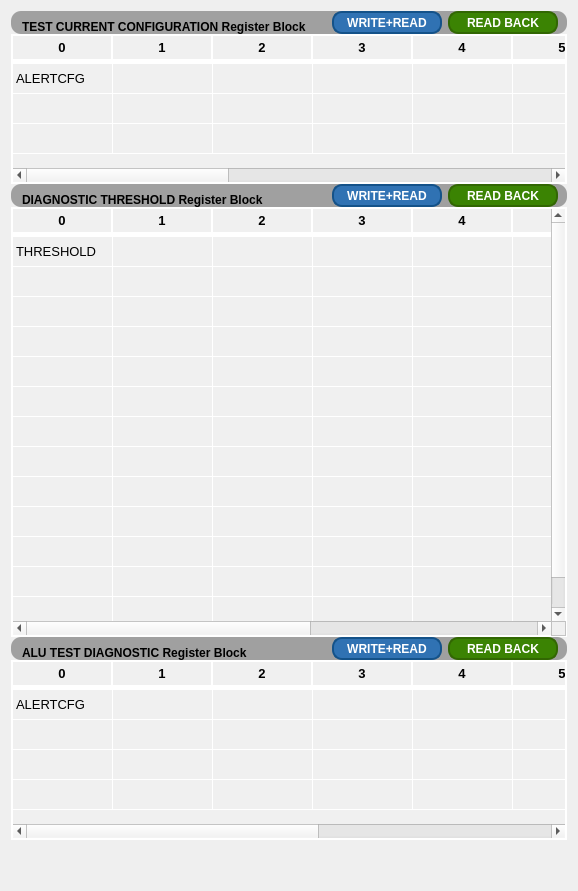
      <widget class="QWidget" name="tab_diagCfg">
       <attribute name="title">
        <string>DIAG CFG</string>
       </attribute>
       <layout class="QVBoxLayout" name="verticalLayout_7">
        <property name="spacing">
         <number>0</number>
        </property>
        <item>
         <widget class="QFrame" name="frame_21">
          <property name="maximumSize">
           <size>
            <width>16777215</width>
            <height>23</height>
           </size>
          </property>
          <property name="styleSheet">
           <string notr="true">QFrame {
    background-color: #a0a0a0; /* 设置背景颜色为灰色 */
    border-radius: 10px; /* 设置边框圆角的半径为10px */
}
</string>
          </property>
          <property name="frameShape">
           <enum>QFrame::Box</enum>
          </property>
          <property name="frameShadow">
           <enum>QFrame::Raised</enum>
          </property>
          <layout class="QHBoxLayout" name="horizontalLayout_32">
           <property name="leftMargin">
            <number>11</number>
           </property>
           <property name="topMargin">
            <number>0</number>
           </property>
           <property name="bottomMargin">
            <number>0</number>
           </property>
           <item>
            <widget class="QLabel" name="label_45">
             <property name="sizePolicy">
              <sizepolicy hsizetype="Preferred" vsizetype="Minimum">
               <horstretch>0</horstretch>
               <verstretch>0</verstretch>
              </sizepolicy>
             </property>
             <property name="minimumSize">
              <size>
               <width>0</width>
               <height>20</height>
              </size>
             </property>
             <property name="maximumSize">
              <size>
               <width>16777215</width>
               <height>23</height>
              </size>
             </property>
             <property name="styleSheet">
              <string notr="true">font: 11pt &quot;Calibri&quot;;
font-weight: 600; /* 设置字体粗细为600 */</string>
             </property>
             <property name="text">
              <string>TEST CURRENT CONFIGURATION Register Block</string>
             </property>
             <property name="alignment">
              <set>Qt::AlignBottom|Qt::AlignLeading|Qt::AlignLeft</set>
             </property>
            </widget>
           </item>
           <item>
            <spacer name="horizontalSpacer_33">
             <property name="orientation">
              <enum>Qt::Horizontal</enum>
             </property>
             <property name="sizeHint" stdset="0">
              <size>
               <width>20</width>
               <height>20</height>
              </size>
             </property>
            </spacer>
           </item>
           <item>
            <widget class="QPushButton" name="pushButton_72">
             <property name="minimumSize">
              <size>
               <width>110</width>
               <height>0</height>
              </size>
             </property>
             <property name="maximumSize">
              <size>
               <width>16777215</width>
               <height>16777215</height>
              </size>
             </property>
             <property name="styleSheet">
              <string notr="true">QPushButton {
    background-color: #3072B3; /* 按钮背景颜色 */
    color: white; /* 文字颜色 */
    border-style: solid; /* 边框样式 */
    border-width: 2px; /* 边框宽度 */
    border-radius: 10px; /* 边框圆角半径 */
    border-color: #145289; /* 边框颜色 */
    padding: 5px; /* 内边距 */
	font: 8pt &quot;Calibri&quot;; /* 字体 */
    font-weight: 600; /* 字体粗细 */
}

QPushButton:hover {
    background-color: #5591D2; /* 悬停时的背景颜色 */
}

QPushButton:pressed {
    background-color: #1E5A97; /* 按下时的背景颜色 */
}
</string>
             </property>
             <property name="text">
              <string>WRITE+READ</string>
             </property>
            </widget>
           </item>
           <item>
            <widget class="QPushButton" name="pushButton_73">
             <property name="minimumSize">
              <size>
               <width>110</width>
               <height>0</height>
              </size>
             </property>
             <property name="maximumSize">
              <size>
               <width>16777215</width>
               <height>16777215</height>
              </size>
             </property>
             <property name="styleSheet">
              <string notr="true">QPushButton {
    background-color: #3b8303; /* 按钮背景颜色 */
    color: white; /* 文字颜色 */
    border-style: solid; /* 边框样式 */
    border-width: 2px; /* 边框宽度 */
    border-radius: 10px; /* 边框圆角半径 */
    border-color: #326703; /* 边框颜色 */
    padding: 5px; /* 内边距 */
	font: 8pt &quot;Calibri&quot;; /* 字体 */
    font-weight: 600; /* 字体粗细 */
}

QPushButton:hover {
    background-color: #459403; /* 悬停时的背景颜色 */
}

QPushButton:pressed {
    background-color: #397303; /* 按下时的背景颜色 */
}
</string>
             </property>
             <property name="text">
              <string>READ BACK</string>
             </property>
            </widget>
           </item>
          </layout>
         </widget>
        </item>
        <item>
         <widget class="QTableWidget" name="table_diagCfgPage_testCurCfgReg">
          <property name="minimumSize">
           <size>
            <width>0</width>
            <height>0</height>
           </size>
          </property>
          <property name="maximumSize">
           <size>
            <width>16777215</width>
            <height>150</height>
           </size>
          </property>
          <property name="styleSheet">
           <string notr="true">QTableWidget {
    border: 2px solid white; /* 边框颜色与粗细调整为2px */
    gridline-color: white; /* 网格线颜色 */
    background-color: #f0f0f0; /* 单元格背景颜色 */
    font-family: &quot;Calibri&quot;; /* 单元格字体 */
    font-size: 10pt; /* 单元格字体大小 */
}

QTableWidget::item {
}

QHeaderView::section {
    background-color: #f0f0f0; /* 表头背景颜色 */
    padding: 2px; /* 表头内边距 */
    border-style: none; /* 表头边框样式 */
    border-bottom: 5px solid white; /* 表头下边框宽度调整为2px */
    border-right: 2px solid white; /* 表头右边框宽度调整为2px */
    font-family: &quot;Calibri&quot;; /* 表头字体 */
    font-size: 10pt; /* 表头字体大小 */
    font-weight: 600; /* 表头字体粗细 */
}

QTableCornerButton::section {
    background-color: #f0f0f0; /* 角落按钮背景颜色 */
    /* 添加其他您需要的样式 */
}
</string>
          </property>
          <attribute name="verticalHeaderVisible">
           <bool>false</bool>
          </attribute>
          <row>
           <property name="text">
            <string>0</string>
           </property>
          </row>
          <row>
           <property name="text">
            <string>1</string>
           </property>
          </row>
          <row>
           <property name="text">
            <string>2</string>
           </property>
          </row>
          <column>
           <property name="text">
            <string>0</string>
           </property>
          </column>
          <column>
           <property name="text">
            <string>1</string>
           </property>
          </column>
          <column>
           <property name="text">
            <string>2</string>
           </property>
          </column>
          <column>
           <property name="text">
            <string>3</string>
           </property>
          </column>
          <column>
           <property name="text">
            <string>4</string>
           </property>
          </column>
          <column>
           <property name="text">
            <string>5</string>
           </property>
          </column>
          <column>
           <property name="text">
            <string>6</string>
           </property>
          </column>
          <column>
           <property name="text">
            <string>7</string>
           </property>
          </column>
          <column>
           <property name="text">
            <string>8</string>
           </property>
          </column>
          <column>
           <property name="text">
            <string>9</string>
           </property>
          </column>
          <column>
           <property name="text">
            <string>10</string>
           </property>
          </column>
          <column>
           <property name="text">
            <string>11</string>
           </property>
          </column>
          <column>
           <property name="text">
            <string>12</string>
           </property>
          </column>
          <item row="0" column="0">
           <property name="text">
            <string>ALERTCFG</string>
           </property>
          </item>
         </widget>
        </item>
        <item>
         <widget class="QFrame" name="frame_22">
          <property name="maximumSize">
           <size>
            <width>16777215</width>
            <height>23</height>
           </size>
          </property>
          <property name="styleSheet">
           <string notr="true">QFrame {
    background-color: #a0a0a0; /* 设置背景颜色为灰色 */
    border-radius: 10px; /* 设置边框圆角的半径为10px */
}
</string>
          </property>
          <property name="frameShape">
           <enum>QFrame::Box</enum>
          </property>
          <property name="frameShadow">
           <enum>QFrame::Raised</enum>
          </property>
          <layout class="QHBoxLayout" name="horizontalLayout_33">
           <property name="leftMargin">
            <number>11</number>
           </property>
           <property name="topMargin">
            <number>0</number>
           </property>
           <property name="bottomMargin">
            <number>0</number>
           </property>
           <item>
            <widget class="QLabel" name="label_46">
             <property name="sizePolicy">
              <sizepolicy hsizetype="Preferred" vsizetype="Minimum">
               <horstretch>0</horstretch>
               <verstretch>0</verstretch>
              </sizepolicy>
             </property>
             <property name="minimumSize">
              <size>
               <width>0</width>
               <height>20</height>
              </size>
             </property>
             <property name="maximumSize">
              <size>
               <width>16777215</width>
               <height>23</height>
              </size>
             </property>
             <property name="styleSheet">
              <string notr="true">font: 11pt &quot;Calibri&quot;;
font-weight: 600; /* 设置字体粗细为600 */</string>
             </property>
             <property name="text">
              <string>DIAGNOSTIC THRESHOLD Register Block</string>
             </property>
             <property name="alignment">
              <set>Qt::AlignBottom|Qt::AlignLeading|Qt::AlignLeft</set>
             </property>
            </widget>
           </item>
           <item>
            <spacer name="horizontalSpacer_34">
             <property name="orientation">
              <enum>Qt::Horizontal</enum>
             </property>
             <property name="sizeHint" stdset="0">
              <size>
               <width>20</width>
               <height>20</height>
              </size>
             </property>
            </spacer>
           </item>
           <item>
            <widget class="QPushButton" name="pushButton_74">
             <property name="minimumSize">
              <size>
               <width>110</width>
               <height>0</height>
              </size>
             </property>
             <property name="maximumSize">
              <size>
               <width>16777215</width>
               <height>16777215</height>
              </size>
             </property>
             <property name="styleSheet">
              <string notr="true">QPushButton {
    background-color: #3072B3; /* 按钮背景颜色 */
    color: white; /* 文字颜色 */
    border-style: solid; /* 边框样式 */
    border-width: 2px; /* 边框宽度 */
    border-radius: 10px; /* 边框圆角半径 */
    border-color: #145289; /* 边框颜色 */
    padding: 5px; /* 内边距 */
	font: 8pt &quot;Calibri&quot;; /* 字体 */
    font-weight: 600; /* 字体粗细 */
}

QPushButton:hover {
    background-color: #5591D2; /* 悬停时的背景颜色 */
}

QPushButton:pressed {
    background-color: #1E5A97; /* 按下时的背景颜色 */
}
</string>
             </property>
             <property name="text">
              <string>WRITE+READ</string>
             </property>
            </widget>
           </item>
           <item>
            <widget class="QPushButton" name="pushButton_75">
             <property name="minimumSize">
              <size>
               <width>110</width>
               <height>0</height>
              </size>
             </property>
             <property name="maximumSize">
              <size>
               <width>16777215</width>
               <height>16777215</height>
              </size>
             </property>
             <property name="styleSheet">
              <string notr="true">QPushButton {
    background-color: #3b8303; /* 按钮背景颜色 */
    color: white; /* 文字颜色 */
    border-style: solid; /* 边框样式 */
    border-width: 2px; /* 边框宽度 */
    border-radius: 10px; /* 边框圆角半径 */
    border-color: #326703; /* 边框颜色 */
    padding: 5px; /* 内边距 */
	font: 8pt &quot;Calibri&quot;; /* 字体 */
    font-weight: 600; /* 字体粗细 */
}

QPushButton:hover {
    background-color: #459403; /* 悬停时的背景颜色 */
}

QPushButton:pressed {
    background-color: #397303; /* 按下时的背景颜色 */
}
</string>
             </property>
             <property name="text">
              <string>READ BACK</string>
             </property>
            </widget>
           </item>
          </layout>
         </widget>
        </item>
        <item>
         <widget class="QTableWidget" name="table_diagCfgPage_diagThresReg">
          <property name="minimumSize">
           <size>
            <width>0</width>
            <height>430</height>
           </size>
          </property>
          <property name="maximumSize">
           <size>
            <width>16777215</width>
            <height>16777215</height>
           </size>
          </property>
          <property name="styleSheet">
           <string notr="true">QTableWidget {
    border: 2px solid white; /* 边框颜色与粗细调整为2px */
    gridline-color: white; /* 网格线颜色 */
    background-color: #f0f0f0; /* 单元格背景颜色 */
    font-family: &quot;Calibri&quot;; /* 单元格字体 */
    font-size: 10pt; /* 单元格字体大小 */
}

QTableWidget::item {
}

QHeaderView::section {
    background-color: #f0f0f0; /* 表头背景颜色 */
    padding: 2px; /* 表头内边距 */
    border-style: none; /* 表头边框样式 */
    border-bottom: 5px solid white; /* 表头下边框宽度调整为2px */
    border-right: 2px solid white; /* 表头右边框宽度调整为2px */
    font-family: &quot;Calibri&quot;; /* 表头字体 */
    font-size: 10pt; /* 表头字体大小 */
    font-weight: 600; /* 表头字体粗细 */
}

QTableCornerButton::section {
    background-color: #f0f0f0; /* 角落按钮背景颜色 */
    /* 添加其他您需要的样式 */
}
</string>
          </property>
          <attribute name="verticalHeaderVisible">
           <bool>false</bool>
          </attribute>
          <row>
           <property name="text">
            <string>0</string>
           </property>
          </row>
          <row>
           <property name="text">
            <string>1</string>
           </property>
          </row>
          <row>
           <property name="text">
            <string>2</string>
           </property>
          </row>
          <row>
           <property name="text">
            <string>3</string>
           </property>
          </row>
          <row>
           <property name="text">
            <string>4</string>
           </property>
          </row>
          <row>
           <property name="text">
            <string>5</string>
           </property>
          </row>
          <row>
           <property name="text">
            <string>6</string>
           </property>
          </row>
          <row>
           <property name="text">
            <string>7</string>
           </property>
          </row>
          <row>
           <property name="text">
            <string>8</string>
           </property>
          </row>
          <row>
           <property name="text">
            <string>9</string>
           </property>
          </row>
          <row>
           <property name="text">
            <string>10</string>
           </property>
          </row>
          <row>
           <property name="text">
            <string>11</string>
           </property>
          </row>
          <row>
           <property name="text">
            <string>12</string>
           </property>
          </row>
          <column>
           <property name="text">
            <string>0</string>
           </property>
          </column>
          <column>
           <property name="text">
            <string>1</string>
           </property>
          </column>
          <column>
           <property name="text">
            <string>2</string>
           </property>
          </column>
          <column>
           <property name="text">
            <string>3</string>
           </property>
          </column>
          <column>
           <property name="text">
            <string>4</string>
           </property>
          </column>
          <column>
           <property name="text">
            <string>5</string>
           </property>
          </column>
          <column>
           <property name="text">
            <string>6</string>
           </property>
          </column>
          <column>
           <property name="text">
            <string>7</string>
           </property>
          </column>
          <column>
           <property name="text">
            <string>8</string>
           </property>
          </column>
          <item row="0" column="0">
           <property name="text">
            <string>THRESHOLD</string>
           </property>
          </item>
         </widget>
        </item>
        <item>
         <widget class="QFrame" name="frame_23">
          <property name="maximumSize">
           <size>
            <width>16777215</width>
            <height>23</height>
           </size>
          </property>
          <property name="styleSheet">
           <string notr="true">QFrame {
    background-color: #a0a0a0; /* 设置背景颜色为灰色 */
    border-radius: 10px; /* 设置边框圆角的半径为10px */
}
</string>
          </property>
          <property name="frameShape">
           <enum>QFrame::Box</enum>
          </property>
          <property name="frameShadow">
           <enum>QFrame::Raised</enum>
          </property>
          <layout class="QHBoxLayout" name="horizontalLayout_34">
           <property name="leftMargin">
            <number>11</number>
           </property>
           <property name="topMargin">
            <number>0</number>
           </property>
           <property name="bottomMargin">
            <number>0</number>
           </property>
           <item>
            <widget class="QLabel" name="label_47">
             <property name="sizePolicy">
              <sizepolicy hsizetype="Preferred" vsizetype="Minimum">
               <horstretch>0</horstretch>
               <verstretch>0</verstretch>
              </sizepolicy>
             </property>
             <property name="minimumSize">
              <size>
               <width>0</width>
               <height>20</height>
              </size>
             </property>
             <property name="maximumSize">
              <size>
               <width>16777215</width>
               <height>23</height>
              </size>
             </property>
             <property name="styleSheet">
              <string notr="true">font: 11pt &quot;Calibri&quot;;
font-weight: 600; /* 设置字体粗细为600 */</string>
             </property>
             <property name="text">
              <string>ALU TEST DIAGNOSTIC Register Block</string>
             </property>
             <property name="alignment">
              <set>Qt::AlignBottom|Qt::AlignLeading|Qt::AlignLeft</set>
             </property>
            </widget>
           </item>
           <item>
            <spacer name="horizontalSpacer_35">
             <property name="orientation">
              <enum>Qt::Horizontal</enum>
             </property>
             <property name="sizeHint" stdset="0">
              <size>
               <width>20</width>
               <height>20</height>
              </size>
             </property>
            </spacer>
           </item>
           <item>
            <widget class="QPushButton" name="pushButton_76">
             <property name="minimumSize">
              <size>
               <width>110</width>
               <height>0</height>
              </size>
             </property>
             <property name="maximumSize">
              <size>
               <width>16777215</width>
               <height>16777215</height>
              </size>
             </property>
             <property name="styleSheet">
              <string notr="true">QPushButton {
    background-color: #3072B3; /* 按钮背景颜色 */
    color: white; /* 文字颜色 */
    border-style: solid; /* 边框样式 */
    border-width: 2px; /* 边框宽度 */
    border-radius: 10px; /* 边框圆角半径 */
    border-color: #145289; /* 边框颜色 */
    padding: 5px; /* 内边距 */
	font: 8pt &quot;Calibri&quot;; /* 字体 */
    font-weight: 600; /* 字体粗细 */
}

QPushButton:hover {
    background-color: #5591D2; /* 悬停时的背景颜色 */
}

QPushButton:pressed {
    background-color: #1E5A97; /* 按下时的背景颜色 */
}
</string>
             </property>
             <property name="text">
              <string>WRITE+READ</string>
             </property>
            </widget>
           </item>
           <item>
            <widget class="QPushButton" name="pushButton_77">
             <property name="minimumSize">
              <size>
               <width>110</width>
               <height>0</height>
              </size>
             </property>
             <property name="maximumSize">
              <size>
               <width>16777215</width>
               <height>16777215</height>
              </size>
             </property>
             <property name="styleSheet">
              <string notr="true">QPushButton {
    background-color: #3b8303; /* 按钮背景颜色 */
    color: white; /* 文字颜色 */
    border-style: solid; /* 边框样式 */
    border-width: 2px; /* 边框宽度 */
    border-radius: 10px; /* 边框圆角半径 */
    border-color: #326703; /* 边框颜色 */
    padding: 5px; /* 内边距 */
	font: 8pt &quot;Calibri&quot;; /* 字体 */
    font-weight: 600; /* 字体粗细 */
}

QPushButton:hover {
    background-color: #459403; /* 悬停时的背景颜色 */
}

QPushButton:pressed {
    background-color: #397303; /* 按下时的背景颜色 */
}
</string>
             </property>
             <property name="text">
              <string>READ BACK</string>
             </property>
            </widget>
           </item>
          </layout>
         </widget>
        </item>
        <item>
         <widget class="QTableWidget" name="table_diagCfgPage_aluTestDiagReg">
          <property name="minimumSize">
           <size>
            <width>0</width>
            <height>0</height>
           </size>
          </property>
          <property name="maximumSize">
           <size>
            <width>16777215</width>
            <height>180</height>
           </size>
          </property>
          <property name="styleSheet">
           <string notr="true">QTableWidget {
    border: 2px solid white; /* 边框颜色与粗细调整为2px */
    gridline-color: white; /* 网格线颜色 */
    background-color: #f0f0f0; /* 单元格背景颜色 */
    font-family: &quot;Calibri&quot;; /* 单元格字体 */
    font-size: 10pt; /* 单元格字体大小 */
}

QTableWidget::item {
}

QHeaderView::section {
    background-color: #f0f0f0; /* 表头背景颜色 */
    padding: 2px; /* 表头内边距 */
    border-style: none; /* 表头边框样式 */
    border-bottom: 5px solid white; /* 表头下边框宽度调整为2px */
    border-right: 2px solid white; /* 表头右边框宽度调整为2px */
    font-family: &quot;Calibri&quot;; /* 表头字体 */
    font-size: 10pt; /* 表头字体大小 */
    font-weight: 600; /* 表头字体粗细 */
}

QTableCornerButton::section {
    background-color: #f0f0f0; /* 角落按钮背景颜色 */
    /* 添加其他您需要的样式 */
}
</string>
          </property>
          <attribute name="verticalHeaderVisible">
           <bool>false</bool>
          </attribute>
          <row>
           <property name="text">
            <string>0</string>
           </property>
          </row>
          <row>
           <property name="text">
            <string>1</string>
           </property>
          </row>
          <row>
           <property name="text">
            <string>2</string>
           </property>
          </row>
          <row>
           <property name="text">
            <string>3</string>
           </property>
          </row>
          <column>
           <property name="text">
            <string>0</string>
           </property>
          </column>
          <column>
           <property name="text">
            <string>1</string>
           </property>
          </column>
          <column>
           <property name="text">
            <string>2</string>
           </property>
          </column>
          <column>
           <property name="text">
            <string>3</string>
           </property>
          </column>
          <column>
           <property name="text">
            <string>4</string>
           </property>
          </column>
          <column>
           <property name="text">
            <string>5</string>
           </property>
          </column>
          <column>
           <property name="text">
            <string>6</string>
           </property>
          </column>
          <column>
           <property name="text">
            <string>7</string>
           </property>
          </column>
          <column>
           <property name="text">
            <string>8</string>
           </property>
          </column>
          <item row="0" column="0">
           <property name="text">
            <string>ALERTCFG</string>
           </property>
          </item>
         </widget>
        </item>
        <item>
         <spacer name="verticalSpacer">
          <property name="orientation">
           <enum>Qt::Vertical</enum>
          </property>
          <property name="sizeHint" stdset="0">
           <size>
            <width>20</width>
            <height>40</height>
           </size>
          </property>
         </spacer>
        </item>
       </layout>
      </widget>
